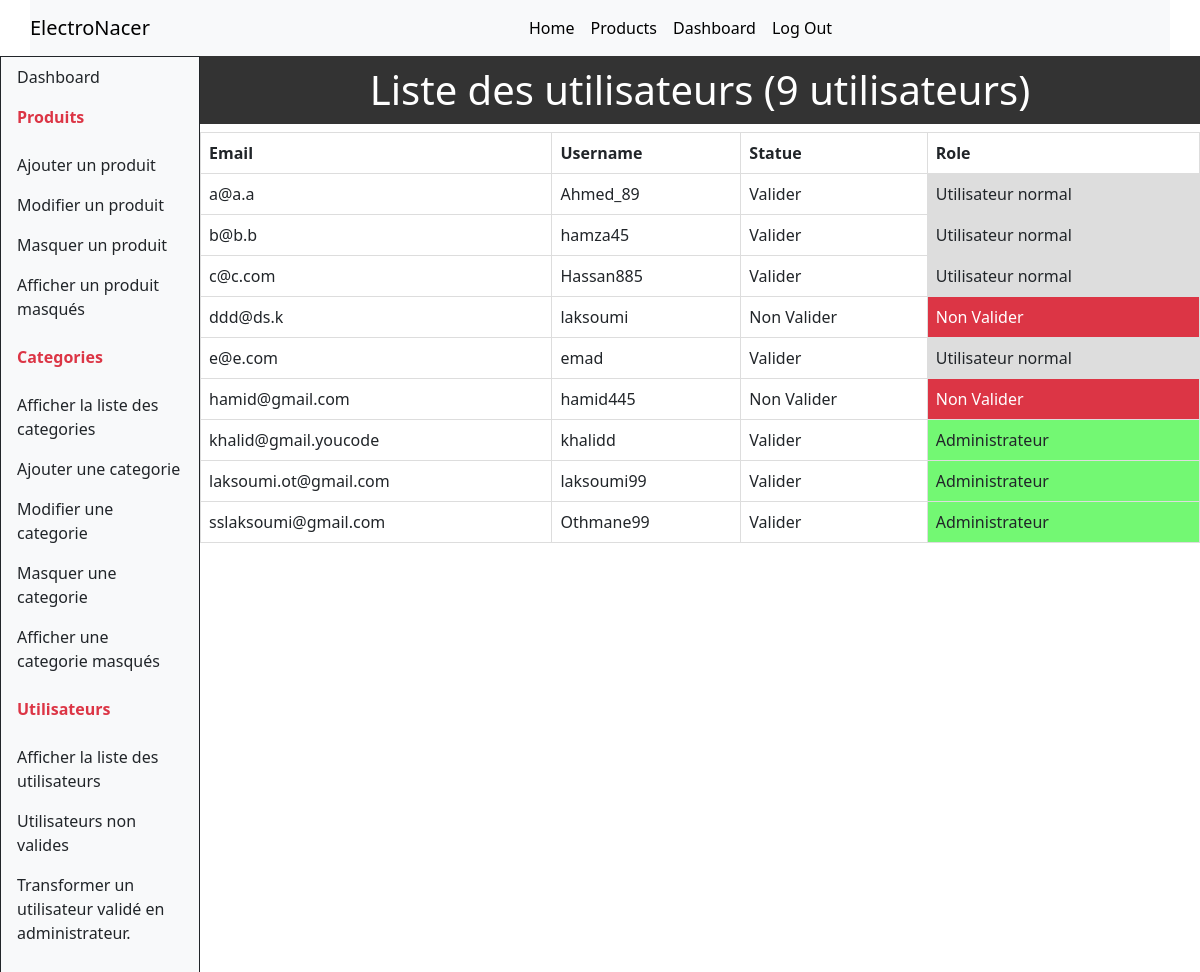
The page /admin/afficheUsers.php (signed in) on the database its author committed.
### tables this page shows
CREATE TABLE `users` (
  `email` varchar(255) NOT NULL,
  `username` varchar(255) NOT NULL,
  `pass` varchar(255) NOT NULL,
  `state` tinyint(1) NOT NULL,
  `role` tinyint(1) NOT NULL
);

### admin/ajaxConn.php (called while the page is built, shortened)
<?php
$conn = new PDO('mysql:host=localhost;dbname=brief7', 'root', '');
$stmt2 = $conn->prepare("SELECT * FROM users");
$stmt2->execute();
$users = $stmt2->fetchAll(PDO::FETCH_ASSOC);

### admin/afficheUsers.php (the view, shortened to what this page needs)
<?php
include("ajaxConn.php");
$stmt1 = $conn->prepare("SELECT count(*) AS nmbUsers FROM users");
$stmt1->execute();
$result = $stmt1->fetch()['nmbUsers'];
?>
<!DOCTYPE html>
<html lang="en">
<head>
    <link href="https://cdn.jsdelivr.net/npm/bootstrap@5.3.2/dist/css/bootstrap.min.css" rel="stylesheet"
>
    <link rel="stylesheet" href="style.css">
</head>
<body>
    <?php include("head.php") ?>
    <section class="dashboard">
        <div class="col-md-10">
            <h1>Liste des utilisateurs
                <?php echo "(" . $result . " utilisateurs)"?>
            </h1>
            <table>
                <tr>
                    <th>Email</th>
                    <th>Username</th>
                    <th>Statue</th>
                    <th>Role</th>
                </tr>
                <?php
                foreach ($users as $user) {
                    echo "<tr>";
                    echo "<td>" . $user["email"] . "</td>";
                    echo "<td>" . $user["username"] . "</td>";
                    echo "<td>" . ($user["state"] === 1 ? "Valider" : "Non Valider") . "</td>";
                    echo ($user["role"] === 1 ? "<td class='admin'> Administrateur" : ($user["state"] === 0 ? "<td class='bg-danger text-white'> Non Valider" : "<td class='normal'> Utilisateur normal")) . "</td>";
                    echo "</tr>";
                }
                ?>
            </table>
        </div>
    </section>
</body>
</html>

### admin/style.css (style rules this page uses)
h1 { background-color: #333; color: #fff; padding: 10px 0; text-align: center; }
.dashboard { display: flex; height: 100vh; }
table { width: 100%; }
td, th { border: 1px solid #dddddd; text-align: left; padding: 8px; }
table tr .admin { background-color: rgb(115, 248, 115); }
table tr .normal { background-color: #ddd; }

### rows shown on the page
users: email "a@a.a", username "Ahmed_89", state "Valider", role "Utilisateur normal"
users: email "b@b.b", username "hamza45", state "Valider", role "Utilisateur normal"
users: email "c@c.com", username "Hassan885", state "Valider", role "Utilisateur normal"
users: email "ddd@ds.k", username "laksoumi", state "Non Valider", role "Non Valider"
users: email "e@e.com", username "emad", state "Valider", role "Utilisateur normal"
users: email "hamid@gmail.com", username "hamid445", state "Non Valider", role "Non Valider"
users: email "khalid@gmail.youcode", username "khalidd", state "Valider", role "Administrateur"
users: email "laksoumi.ot@gmail.com", username "laksoumi99", state "Valider", role "Administrateur"
users: email "sslaksoumi@gmail.com", username "Othmane99", state "Valider", role "Administrateur"

### other values the page prints
$result "9"
